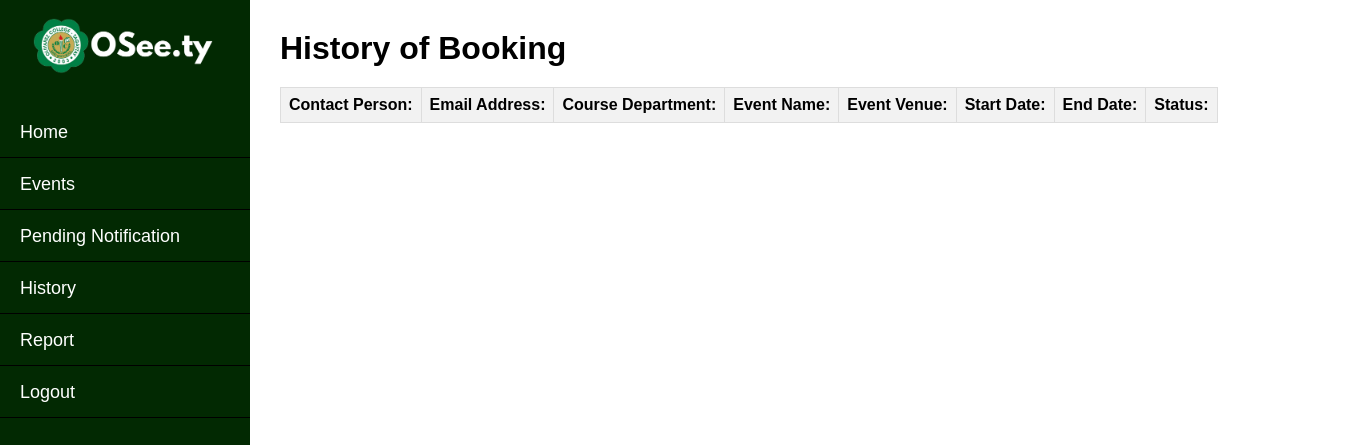
The page /history.php (signed in) on the database as committed earlier.
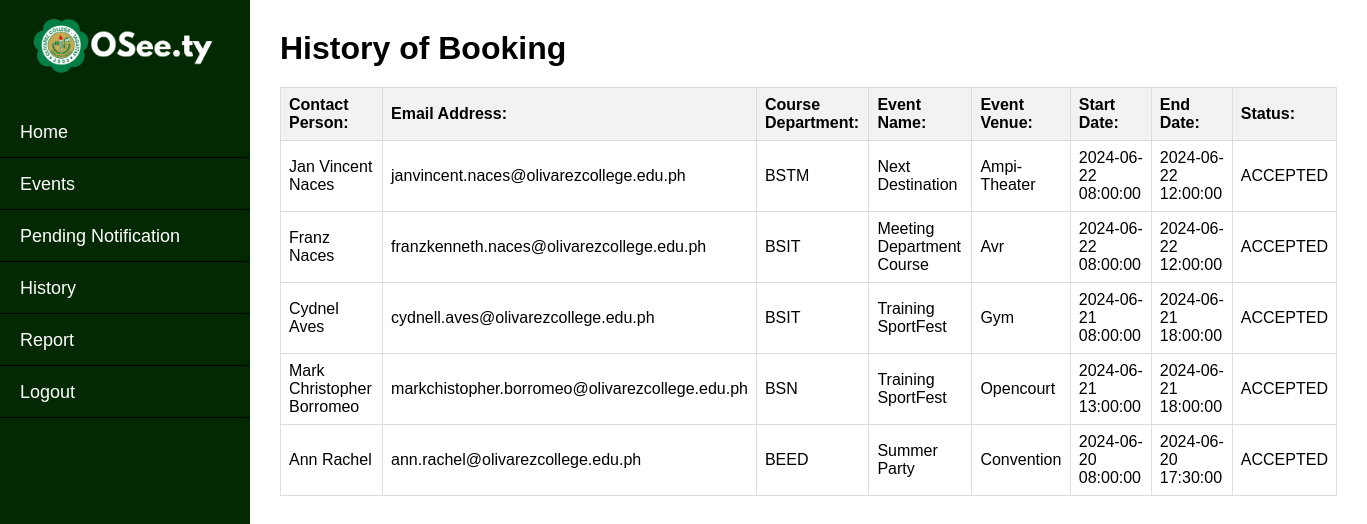
The same page on the database as committed later.
### tables this page shows
CREATE TABLE `historyschedule_list` (
  `id` int(150) NOT NULL,
  `fullname` varchar(150) NOT NULL,
  `email` varchar(150) NOT NULL,
  `company_name` varchar(8) NOT NULL,
  `title` text NOT NULL,
  `venue` varchar(150) NOT NULL,
  `description` text NOT NULL,
  `reason` text NOT NULL,
  `start_datetime` datetime NOT NULL,
  `end_datetime` datetime NOT NULL,
  `status` enum('ACCEPTED','DENIED','CANCELLED') NOT NULL
);

### history.php (the view, shortened to what this page needs)
<!DOCTYPE html>
<html lang="en">
<head>
<link rel="stylesheet" href="./css/history.css">
<link rel="stylesheet" href="https://cdnjs.cloudflare.com/ajax/libs/font-awesome/6.4.2/css/all.min.css">
</head>
<body>
<div class="wrapper">
    <div id="sidebar">
        <div class="title"><a href="#"><img src="./image/Logo new 2.png" alt="Logo"></a></div>
        <ul class="list-items">
            <li><a href="homepage.php"> Home </a></li>
            <li><a href="dashboard.php"> Events </a></li>
            <li><a href="notification.php"> Pending Notification </a></li>
            <li><a href="history.php"> History </a></li>
            <li><a href="event.php"> Report </a></li>
            <li><a href="logout.php">Logout</a></li>
        </ul>
    </div>
    <div class="content">
        <div class="text">
            <h1>History of Booking</h1>
        </div>
        <div class="table-container">
            <table border="1">
                <thead>
                    <th>Contact Person:</th>
                    <th>Email Address:</th>
                    <th>Course Department:</th>
                    <th>Event Name:</th>
                    <th>Event Venue:</th>
                    <th>Start Date:</th>
                    <th>End Date:</th>
                    <th>Status:</th>
                </thead>
                <tbody>
                    <?php
                        include('./connect/conn.php');
                        $currentMonth = date('m');
                        $query=mysqli_query($conn,"SELECT * FROM `historyschedule_list` WHERE MONTH(start_datetime) = $currentMonth");
                        while($row=mysqli_fetch_array($query)){
                    ?>
                    <tr>
                        <td><?php echo $row['fullname']; ?></td>
                        <td><?php echo $row['email']; ?></td>
                        <td><?php echo $row['company_name']; ?></td>
                        <td><?php echo $row['title']; ?></td>
                        <td><?php echo $row['venue']; ?></td>
                        <td><?php echo $row['start_datetime']; ?></td>
                        <td><?php echo $row['end_datetime']; ?></td>
                        <td><?php echo $row['status']; ?></td>
                    </tr>
                    <?php
                        }
                    ?>
                </tbody>
            </table>
        </div>
    </div>
</div>
</body>
</html>

### css/history.css (style rules this page uses)
* { margin: 0; padding: 0; box-sizing: border-box; }
body { font-family: 'Poppins', sans-serif; }
.wrapper { height: 100%; display: flex; }
#sidebar { position: fixed; height: 100%; background: rgb(2, 41, 2); width: 250px; }
.title { color: white; height: auto; background-color: rgb(2, 41, 2); text-align: center; padding: 10px; }
.title img { width: 100%; max-width: 200px; margin-bottom: 10px; }
#sidebar .list-items { list-style: none; }
#sidebar .list-items li { line-height: 50px; border-top: 1px solid rgba(4, 42, 4, 0.1); border-bottom: 1px solid black; transition: all 0.3s ease; }
#sidebar .list-items li a { color: #fff; text-decoration: none; font-size: 18px; font-weight: 500; display: block; padding: 0 20px; }
.content { padding: 30px; margin-left: 250px; }
.table-container { width: 100%; overflow-x: auto; margin-top: 20px; margin-bottom: 20px; }
table { border-collapse: collapse; width: 100%; }
th, td { border: 1px solid #dddddd; text-align: left; padding: 8px; }
th { background-color: #f2f2f2; }

### history.php (style rules this page uses)
.table-container { max-height: 600px; overflow-y: auto; overflow-x: auto; }

Rows that differ between the two databases and show on the page:
added historyschedule_list: fullname "Jan Vincent Naces", email "janvincent.naces@olivarezcollege.edu.ph", company_name "BSTM", title "Next Destination", venue "Ampi-Theater", start_datetime "2024-06-22 08:00:00", end_datetime "2024-06-22 12:00:00", status "ACCEPTED"
added historyschedule_list: fullname "Franz Naces", email "franzkenneth.naces@olivarezcollege.edu.ph", company_name "BSIT", title "Meeting Department Course", venue "Avr", start_datetime "2024-06-22 08:00:00", end_datetime "2024-06-22 12:00:00", status "ACCEPTED"
added historyschedule_list: fullname "Cydnel Aves", email "cydnell.aves@olivarezcollege.edu.ph", company_name "BSIT", title "Training SportFest", venue "Gym", start_datetime "2024-06-21 08:00:00", end_datetime "2024-06-21 18:00:00", status "ACCEPTED"
added historyschedule_list: fullname "Mark Christopher Borromeo", email "markchistopher.borromeo@olivarezcollege.edu.ph", company_name "BSN", title "Training SportFest", venue "Opencourt", start_datetime "2024-06-21 13:00:00", end_datetime "2024-06-21 18:00:00", status "ACCEPTED"
added historyschedule_list: fullname "Ann Rachel", email "ann.rachel@olivarezcollege.edu.ph", company_name "BEED", title "Summer Party", venue "Convention", start_datetime "2024-06-20 08:00:00", end_datetime "2024-06-20 17:30:00", status "ACCEPTED"
